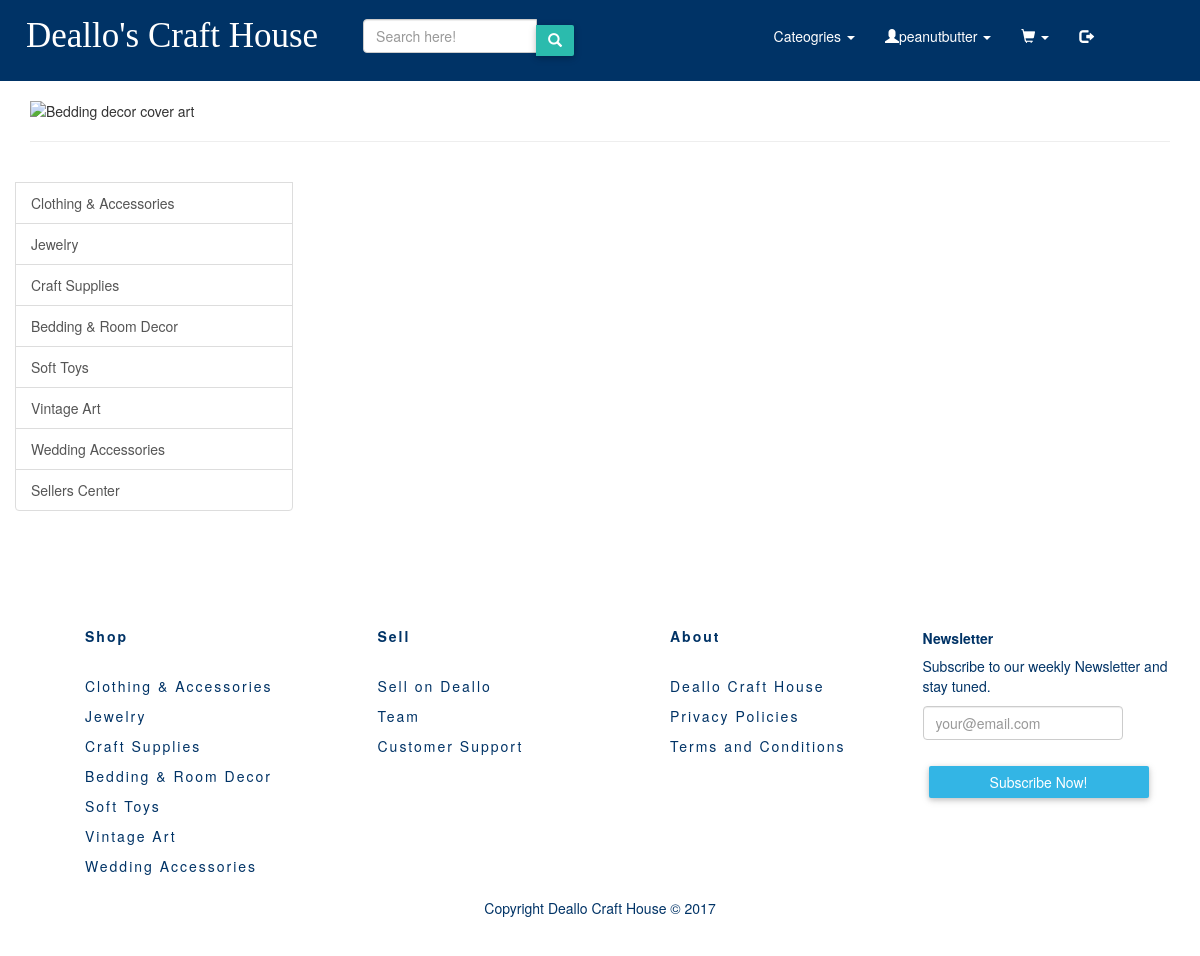
The app's page /pages/products/softToys.php (signed in), older data.
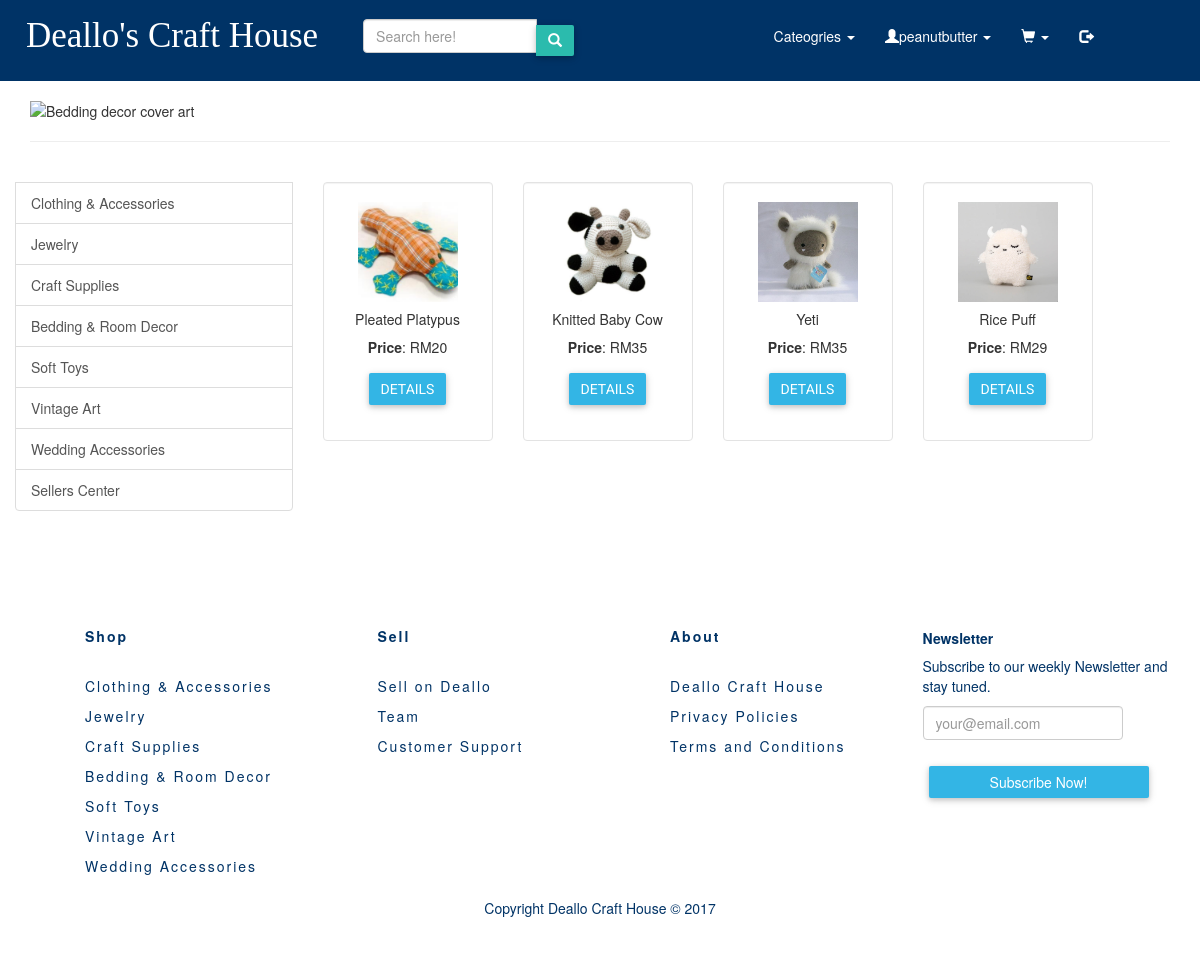
The same page, newer data.
### tables this page shows
CREATE TABLE `product` (
  `id` int(11) NOT NULL,
  `name` varchar(80) NOT NULL,
  `summary` varchar(255) NOT NULL,
  `price` double NOT NULL,
  `quantity` varchar(10) NOT NULL,
  `image` varchar(100) NOT NULL,
  `product_owner` varchar(255) NOT NULL,
  `category` varchar(255) NOT NULL
);

### pages/products/softToys.php (the view, shortened to what this page needs)
<?php include '../../includes/product_config.php' ?>
<!DOCTYPE html>
<html>
<head>
	<link rel="stylesheet=" href="../styles/bootstrap/bootstrap.css">
    <link rel="stylesheet" href="https://maxcdn.bootstrapcdn.com/bootstrap/3.3.7/css/bootstrap.min.css">
    <link rel="stylesheet" type="text/css" href="../../styles/test.css"/>
    <link rel="stylesheet" type="text/css" href="../../styles/footer.css"/>
    <link rel="stylesheet" type="text/css" href="../../styles/buttons.css"/>
</head>
<body>
<?php include "../../templates/navbar_product_pages.php" ?>
<div class="container">
	<div class="row">
        <div class="col-lg-7 col-md-7 col-sm-12 col-xs-12 coverImage">
            <img src="../../images/cover-art/weddingCover.png" alt="Bedding decor cover art" height="100%" class="img-responsive" width="100%"/>
        </div>
    </div>
	<hr/>
	<div class="row">
		<div class="list-group col-lg-3 col-md-3 col-sm-5 col-xs-6">
    <br>
			<a href="clothingAcc.php" class="list-group-item">Clothing &amp; Accessories</a>
			<a href="jewelry.php" class="list-group-item">Jewelry</a>
			<a href="craftSupplies.php" class="list-group-item">Craft Supplies</a>
			<a href="#" class="list-group-item">Bedding &amp; Room Decor</a>
			<a href="softToys.php" class="list-group-item">Soft Toys</a>
			<a href="vintage.php" class="list-group-item">Vintage Art</a>
			<a href="wedding.php" class="list-group-item">Wedding Accessories</a>
			<a href="../myProducts.php" class="list-group-item">Sellers Center</a>
		</div>
		<br/>
	<div class="row" id="products" >
     <?php
        $stmt = $dbh->prepare('SELECT * FROM product WHERE category= "Soft Toys" LIMIT 4 OFFSET 0');
        if ($stmt->execute()) {
            while ($row = $stmt->fetch()) {
        ?>
          <div class="col-md-2">
          <div class="well" style="background-color: white;">
              <img src="../../images/product_images/<?php echo $row['image']; ?>" class="img-responsive mx-auto d-block" width="100px" height="100px" />
              <div class="text-center">
                <h5><?php echo $row['name'] ?></h5>
                <p><strong>Price</strong>: RM<?php echo $row['price'] ?><br/></p>
                <p>
                    <button type="button" class="btn btn-info" data-toggle="modal" data-target="#myModal-<?php echo $row['id'] ?>">Details</button>
                </p>
              </div>
          </div>
          </div>
        <?php
            }
        }
        ?>
        </div>
	</div>
	</div>
</body>
 <?php include "../../templates/footer_products.php" ?>
</html>

Row changes from the older to the newer data that the page shows:
added product: image (picture), name "Pleated Platypus", price "20"
added product: image (picture), name "Knitted Baby Cow", price "35"
added product: image (picture), name "Yeti", price "35"
added product: image (picture), name "Rice Puff", price "29"
